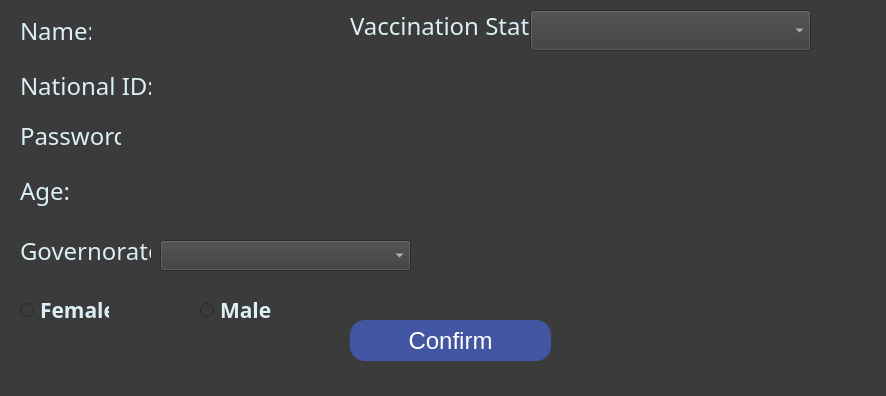
<?xml version="1.0" encoding="UTF-8"?>
<ui version="4.0">
 <class>EditUser</class>
 <widget class="QMainWindow" name="EditUser">
  <property name="geometry">
   <rect>
    <x>0</x>
    <y>0</y>
    <width>886</width>
    <height>396</height>
   </rect>
  </property>
  <property name="windowTitle">
   <string>MainWindow</string>
  </property>
  <property name="styleSheet">
   <string notr="true">background-color: rgb(59, 59, 59);</string>
  </property>
  <widget class="QWidget" name="centralwidget">
   <widget class="QLineEdit" name="password">
    <property name="geometry">
     <rect>
      <x>140</x>
      <y>120</y>
      <width>191</width>
      <height>41</height>
     </rect>
    </property>
    <property name="font">
     <font>
      <family>Arial</family>
      <pointsize>14</pointsize>
      <bold>false</bold>
     </font>
    </property>
    <property name="styleSheet">
     <string notr="true">border-radius: 15px;border-width: 2px;
color: rgb(220, 239, 246);
border-color: rgb(255, 255, 255);</string>
    </property>
    <property name="text">
     <string/>
    </property>
    <property name="readOnly">
     <bool>false</bool>
    </property>
   </widget>
   <widget class="QLabel" name="label_6">
    <property name="geometry">
     <rect>
      <x>20</x>
      <y>120</y>
      <width>101</width>
      <height>31</height>
     </rect>
    </property>
    <property name="font">
     <font>
      <family>Bell MT</family>
      <pointsize>18</pointsize>
     </font>
    </property>
    <property name="styleSheet">
     <string notr="true">color: rgb(220, 239, 246);</string>
    </property>
    <property name="text">
     <string>Password:</string>
    </property>
   </widget>
   <widget class="QLabel" name="label_3">
    <property name="geometry">
     <rect>
      <x>20</x>
      <y>170</y>
      <width>51</width>
      <height>41</height>
     </rect>
    </property>
    <property name="font">
     <font>
      <family>Bell MT</family>
      <pointsize>18</pointsize>
     </font>
    </property>
    <property name="styleSheet">
     <string notr="true">color: rgb(220, 239, 246);</string>
    </property>
    <property name="text">
     <string>Age:</string>
    </property>
   </widget>
   <widget class="QLabel" name="label">
    <property name="geometry">
     <rect>
      <x>20</x>
      <y>10</y>
      <width>71</width>
      <height>41</height>
     </rect>
    </property>
    <property name="font">
     <font>
      <family>Bell MT</family>
      <pointsize>18</pointsize>
     </font>
    </property>
    <property name="styleSheet">
     <string notr="true">color: rgb(220, 239, 246);</string>
    </property>
    <property name="text">
     <string>Name:</string>
    </property>
   </widget>
   <widget class="QLabel" name="label_7">
    <property name="geometry">
     <rect>
      <x>350</x>
      <y>10</y>
      <width>181</width>
      <height>31</height>
     </rect>
    </property>
    <property name="font">
     <font>
      <family>Bell MT</family>
      <pointsize>18</pointsize>
     </font>
    </property>
    <property name="styleSheet">
     <string notr="true">color: rgb(220, 239, 246);</string>
    </property>
    <property name="text">
     <string>Vaccination State:</string>
    </property>
   </widget>
   <widget class="QLineEdit" name="Id">
    <property name="geometry">
     <rect>
      <x>160</x>
      <y>60</y>
      <width>281</width>
      <height>41</height>
     </rect>
    </property>
    <property name="font">
     <font>
      <family>Arial</family>
      <pointsize>14</pointsize>
      <bold>false</bold>
     </font>
    </property>
    <property name="styleSheet">
     <string notr="true">border-radius: 15px;border-width: 2px;
color: rgb(220, 239, 246);
border-color: rgb(255, 255, 255);</string>
    </property>
    <property name="text">
     <string/>
    </property>
    <property name="readOnly">
     <bool>true</bool>
    </property>
   </widget>
   <widget class="QLineEdit" name="Age">
    <property name="geometry">
     <rect>
      <x>90</x>
      <y>170</y>
      <width>191</width>
      <height>41</height>
     </rect>
    </property>
    <property name="font">
     <font>
      <family>Arial</family>
      <pointsize>14</pointsize>
      <bold>false</bold>
     </font>
    </property>
    <property name="styleSheet">
     <string notr="true">border-radius: 15px;border-width: 2px;
color: rgb(220, 239, 246);
border-color: rgb(255, 255, 255);</string>
    </property>
    <property name="text">
     <string/>
    </property>
    <property name="readOnly">
     <bool>false</bool>
    </property>
   </widget>
   <widget class="QLineEdit" name="Name">
    <property name="geometry">
     <rect>
      <x>100</x>
      <y>10</y>
      <width>191</width>
      <height>41</height>
     </rect>
    </property>
    <property name="font">
     <font>
      <family>Arial</family>
      <pointsize>14</pointsize>
      <bold>false</bold>
     </font>
    </property>
    <property name="styleSheet">
     <string notr="true">border-radius: 15px;border-width: 2px;
color: rgb(220, 239, 246);
border-color: rgb(255, 255, 255);</string>
    </property>
    <property name="text">
     <string/>
    </property>
    <property name="readOnly">
     <bool>false</bool>
    </property>
   </widget>
   <widget class="QLabel" name="label_5">
    <property name="geometry">
     <rect>
      <x>20</x>
      <y>70</y>
      <width>131</width>
      <height>31</height>
     </rect>
    </property>
    <property name="font">
     <font>
      <family>Bell MT</family>
      <pointsize>18</pointsize>
     </font>
    </property>
    <property name="styleSheet">
     <string notr="true">color: rgb(220, 239, 246);</string>
    </property>
    <property name="text">
     <string>National ID:</string>
    </property>
   </widget>
   <widget class="QLabel" name="label_2">
    <property name="geometry">
     <rect>
      <x>20</x>
      <y>230</y>
      <width>131</width>
      <height>41</height>
     </rect>
    </property>
    <property name="font">
     <font>
      <family>Bell MT</family>
      <pointsize>18</pointsize>
     </font>
    </property>
    <property name="styleSheet">
     <string notr="true">color: rgb(220, 239, 246);</string>
    </property>
    <property name="text">
     <string>Governorate:</string>
    </property>
   </widget>
   <widget class="QPushButton" name="Confirm">
    <property name="geometry">
     <rect>
      <x>350</x>
      <y>320</y>
      <width>201</width>
      <height>41</height>
     </rect>
    </property>
    <property name="palette">
     <palette>
      <active>
       <colorrole role="Button">
        <brush brushstyle="SolidPattern">
         <color alpha="255">
          <red>67</red>
          <green>86</green>
          <blue>163</blue>
         </color>
        </brush>
       </colorrole>
       <colorrole role="ButtonText">
        <brush brushstyle="SolidPattern">
         <color alpha="255">
          <red>255</red>
          <green>255</green>
          <blue>255</blue>
         </color>
        </brush>
       </colorrole>
       <colorrole role="Base">
        <brush brushstyle="SolidPattern">
         <color alpha="255">
          <red>67</red>
          <green>86</green>
          <blue>163</blue>
         </color>
        </brush>
       </colorrole>
       <colorrole role="Window">
        <brush brushstyle="SolidPattern">
         <color alpha="255">
          <red>67</red>
          <green>86</green>
          <blue>163</blue>
         </color>
        </brush>
       </colorrole>
      </active>
      <inactive>
       <colorrole role="Button">
        <brush brushstyle="SolidPattern">
         <color alpha="255">
          <red>67</red>
          <green>86</green>
          <blue>163</blue>
         </color>
        </brush>
       </colorrole>
       <colorrole role="ButtonText">
        <brush brushstyle="SolidPattern">
         <color alpha="255">
          <red>255</red>
          <green>255</green>
          <blue>255</blue>
         </color>
        </brush>
       </colorrole>
       <colorrole role="Base">
        <brush brushstyle="SolidPattern">
         <color alpha="255">
          <red>67</red>
          <green>86</green>
          <blue>163</blue>
         </color>
        </brush>
       </colorrole>
       <colorrole role="Window">
        <brush brushstyle="SolidPattern">
         <color alpha="255">
          <red>67</red>
          <green>86</green>
          <blue>163</blue>
         </color>
        </brush>
       </colorrole>
      </inactive>
      <disabled>
       <colorrole role="Button">
        <brush brushstyle="SolidPattern">
         <color alpha="255">
          <red>67</red>
          <green>86</green>
          <blue>163</blue>
         </color>
        </brush>
       </colorrole>
       <colorrole role="Base">
        <brush brushstyle="SolidPattern">
         <color alpha="255">
          <red>67</red>
          <green>86</green>
          <blue>163</blue>
         </color>
        </brush>
       </colorrole>
       <colorrole role="Window">
        <brush brushstyle="SolidPattern">
         <color alpha="255">
          <red>67</red>
          <green>86</green>
          <blue>163</blue>
         </color>
        </brush>
       </colorrole>
      </disabled>
     </palette>
    </property>
    <property name="font">
     <font>
      <family>Arial</family>
      <pointsize>18</pointsize>
      <bold>false</bold>
     </font>
    </property>
    <property name="styleSheet">
     <string notr="true">background-color: rgb(67, 86, 163);
border-radius: 15px;border-width: 2px;</string>
    </property>
    <property name="text">
     <string>Confirm</string>
    </property>
   </widget>
   <widget class="QComboBox" name="comboBox">
    <property name="geometry">
     <rect>
      <x>530</x>
      <y>10</y>
      <width>281</width>
      <height>41</height>
     </rect>
    </property>
    <property name="font">
     <font>
      <family>Bell MT</family>
      <pointsize>16</pointsize>
     </font>
    </property>
    <property name="styleSheet">
     <string notr="true">color: rgb(220, 239, 246);</string>
    </property>
   </widget>
   <widget class="QRadioButton" name="Female">
    <property name="geometry">
     <rect>
      <x>20</x>
      <y>300</y>
      <width>89</width>
      <height>20</height>
     </rect>
    </property>
    <property name="font">
     <font>
      <family>Bell MT</family>
      <pointsize>16</pointsize>
      <bold>true</bold>
     </font>
    </property>
    <property name="styleSheet">
     <string notr="true">color: rgb(220, 239, 246);</string>
    </property>
    <property name="text">
     <string>Female</string>
    </property>
   </widget>
   <widget class="QRadioButton" name="Male">
    <property name="geometry">
     <rect>
      <x>200</x>
      <y>300</y>
      <width>89</width>
      <height>20</height>
     </rect>
    </property>
    <property name="font">
     <font>
      <family>Bell MT</family>
      <pointsize>16</pointsize>
      <bold>true</bold>
     </font>
    </property>
    <property name="styleSheet">
     <string notr="true">color: rgb(220, 239, 246);</string>
    </property>
    <property name="text">
     <string>Male</string>
    </property>
   </widget>
   <widget class="QLabel" name="test">
    <property name="geometry">
     <rect>
      <x>540</x>
      <y>170</y>
      <width>161</width>
      <height>20</height>
     </rect>
    </property>
    <property name="text">
     <string/>
    </property>
   </widget>
   <widget class="QComboBox" name="governorateCombo">
    <property name="geometry">
     <rect>
      <x>160</x>
      <y>240</y>
      <width>251</width>
      <height>31</height>
     </rect>
    </property>
    <property name="font">
     <font>
      <family>Bell MT</family>
      <pointsize>16</pointsize>
      <bold>true</bold>
     </font>
    </property>
    <property name="styleSheet">
     <string notr="true">color: rgb(220, 239, 246);</string>
    </property>
   </widget>
  </widget>
  <widget class="QStatusBar" name="statusbar"/>
 </widget>
 <resources/>
 <connections/>
</ui>
